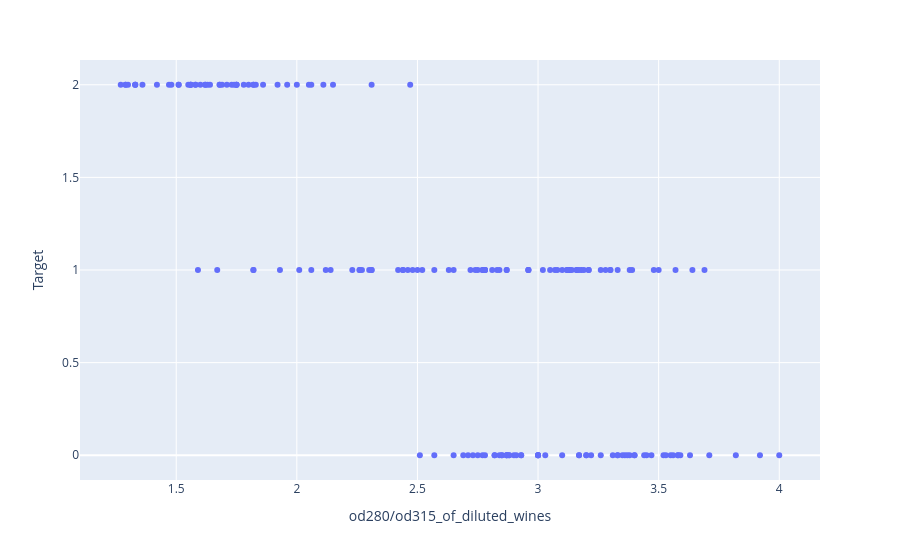

Notebook cell for this chart:
### Code cell
fig = px.scatter(x = X[:,11],y = y, labels={
        'x': wine.feature_names[11],
        'y': 'Target'
    })
fig.show()

### Figure 1 — Plotly figure (JSON) as saved in the notebook; plotly's stock layout.template omitted (floating-point values rounded to 4 significant figures; data arrays with more than 128 entries replaced by an {"elided": "..."} marker saying what was removed)
{"data": [{"hovertemplate": "od280/od315_of_diluted_wines=%{x}<br>Target=%{y}<extra></extra>", "legendgroup": "", "marker": {"color": "#636efa", "symbol": "circle"}, "mode": "markers", "name": "", "orientation": "v", "showlegend": false, "type": "scatter", "x": {"elided": "178 float values"}, "xaxis": "x", "y": {"elided": "178 int values"}, "yaxis": "y"}], "layout": {"legend": {"tracegroupgap": 0}, "margin": {"t": 60}, "xaxis": {"anchor": "y", "domain": [0, 1], "title": {"text": "od280/od315_of_diluted_wines"}}, "yaxis": {"anchor": "x", "domain": [0, 1], "title": {"text": "Target"}}}}
